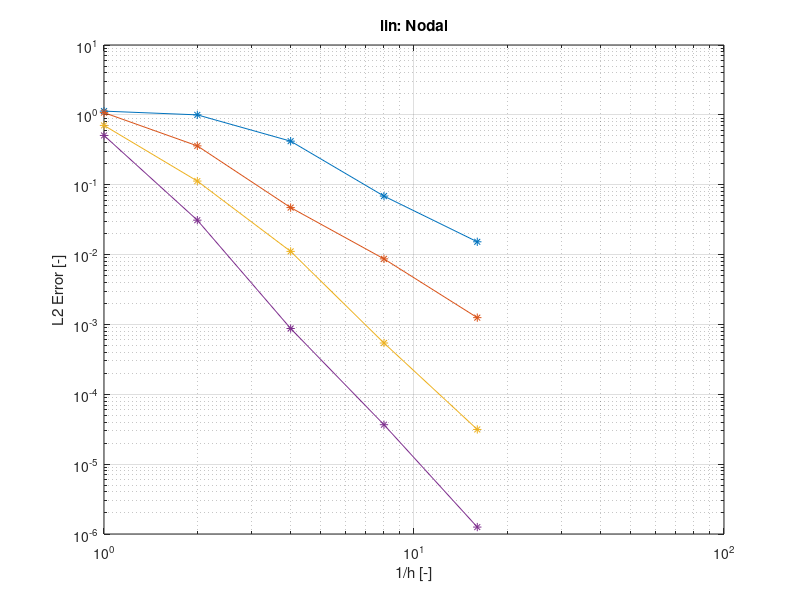

Write the MATLAB code that produced this figure.
close all;
clear all;

h = [1, 0.5, 0.25, 0.125, 0.0625];
p = [1:4];

l2 = ...
    [...
        +1.131157e+00 , +9.999165e-01 , +4.203117e-01 , +6.871403e-02 , +1.523634e-02 ; ...
        +1.075659e+00 , +3.597880e-01 , +4.704935e-02 , +8.682276e-03 , +1.250639e-03 ; ...
        +7.064195e-01 , +1.127492e-01 , +1.110520e-02 , +5.421357e-04 , +3.137385e-05 ; ...
        +5.071560e-01 , +3.107026e-02 , +8.747209e-04 , +3.669071e-05 , +1.256389e-06 ; ...
    ];

P = size(p, 2);
H = size(h, 2);

delta = zeros(P, H - 1);

for i = 1:H-1
  delta(:, i) = ...
    (log10(l2(:, i + 1)) - log10(l2(:, i))) / ...
    (log10(1/h(i + 1))   - log10(1/h(i)));
end

delta

figure;
loglog(1./h, l2', '-*');
grid;
title('lin: Nodal');

xlabel('1/h [-]');
ylabel('L2 Error [-]');
